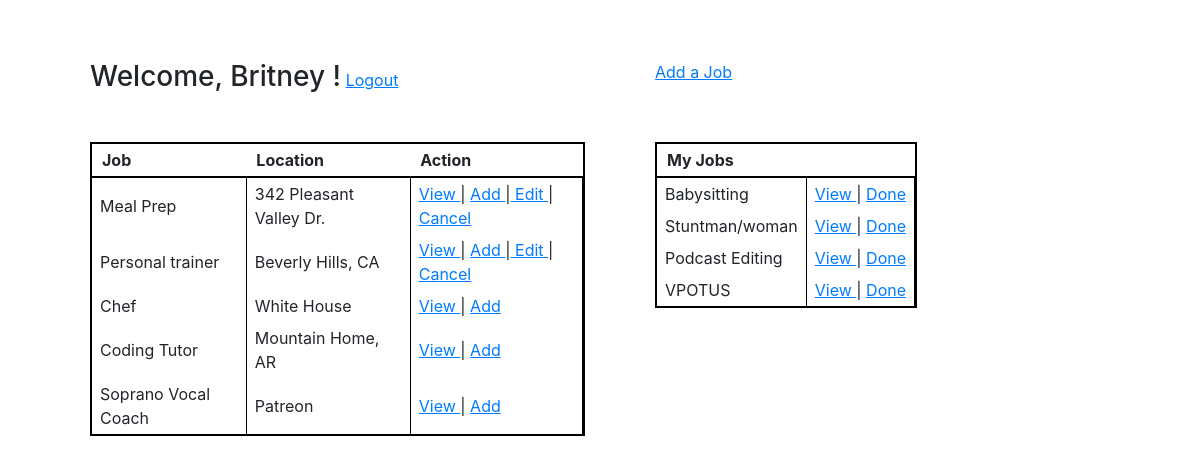
Screenshot of /dashboard (signed in) with the database file from the repository.
### exam_app/models.py (models this page shows)
class User(models.Model):
    first_name = models.CharField(max_length=50)
    last_name = models.CharField(max_length=50)
    email = models.CharField(max_length=100)
    password = models.CharField(max_length=100)
    created_at = models.DateTimeField(auto_now_add=True)
    updated_at = models.DateTimeField(auto_now=True)
    objects = UserManager()

class Job(models.Model):
    title = models.CharField(max_length=50)
    desc = models.TextField()
    location = models.CharField(max_length=100)
    owner = models.ForeignKey(User,related_name='jobs_owned',on_delete=models.CASCADE)
    workers = models.ManyToManyField(User,related_name='jobs_worked')
    created_at = models.DateTimeField(auto_now_add=True)
    updated_at = models.DateTimeField(auto_now=True)
    objects = JobManager()

### exam_app/views.py (the view)
# urls.py: path('dashboard',views.dashboard),
def dashboard(request):
    if 'user_id' not in request.session:
        return redirect('/')
    else:
        some_user = User.objects.get(id=request.session['user_id'])
        context = {
            'some_user': User.objects.get(id=request.session['user_id']),
            'jobs': Job.objects.all(),
            'some_user_jobs': some_user.jobs_worked.all()
        }
        return render(request,'dashboard.html',context)

### exam_app/templates/dashboard.html (shortened to what this page needs)
<!DOCTYPE html>
<html lang="en">
<head>
    <link rel="stylesheet" href="https://stackpath.bootstrapcdn.com/bootstrap/4.4.1/css/bootstrap.min.css">
    {% load static %}
    <link rel='stylesheet' href="{% static 'style.css' %}">
</head>
<body>
    <div class='container-fluid'>
            <div class='row'>
                <div class='col'>
                    <h3>Welcome, {{some_user.first_name}}!</h3>
                    <a class='logout' href='/destroy'>Logout</a>
                </div>
                <div class='col'>
                    <a class='addajob' href='/addJob'>Add a Job</a>
                </div>
            </div>
        <div class='tables'>
            <div class='row'>
                <div class='col'>
                    <table>
                        <thead>
                            <th>Job</th>
                            <th>Location</th>
                            <th>Action</th>
                        </thead>
                        <tbody>
                            {% for job in jobs %}
                            {% if job  not in some_user_jobs%}
                            <tr>
                                <td>{{job.title}}</td>
                                <td>{{job.location}}</td>
                                <td>
                                    <a href='/view/{{job.id}}'>View </a>|
                                    <a href='/addToMyJobs/{{job.id}}'>Add </a>
                                    {% if job.owner.id == some_user.id %}
                                    |<a href='/edit/{{job.id}}'> Edit </a>|
                                    <a href='/cancelJob/{{job.id}}'>Cancel </a>
                                    {% endif %}
                                </td>
                            </tr>
                            {% endif %}
                            {% endfor %}
                        </tbody>
                    </table>
                </div>
                <div class='col'>
                    <table>
                        <thead>
                            <th>My Jobs</th>
                            <th> </th>
                        </thead>
                        <tbody>
                            {% for job in some_user_jobs %}
                            <tr>
                                <td>{{job.title}}</td>
                                <td>
                                    <a href='/view/{{job.id}}'>View </a>|
                                    <a href='/cancelJob/{{job.id}}'>Done </a>
                                </td>
                            </tr>
                            {% endfor %}
                        </tbody>
                    </table>
                </div>
            </div>
        </div>
    </div>
</body>
</html>

### exam_app/static/style.css (style rules this page uses)
.container-fluid { margin: 20px 20px; padding: 20px 50px; }
.col { display: inline-block; vertical-align: top; margin: 20px 20px; }
a { text-decoration: underline; }
table { border: 2px solid black; display: inline-block; vertical-align: top; }
thead { padding: 4px 8px; border-bottom: 2px solid black; }
th { padding: 4px 10px; }
td { padding: 4px 8px; border-right: 1px solid black; }
h3 { display: inline-block; }

### rows the page displays
User: first_name "Britney"
Job: title "Meal Prep", location "342 Pleasant Valley Dr."
Job: title "Personal trainer", location "Beverly Hills, CA"
Job: title "Chef", location "White House"
Job: title "Coding Tutor", location "Mountain Home, AR"
Job: title "Soprano Vocal Coach", location "Patreon"
Job: title "Babysitting"
Job: title "Stuntman/woman"
Job: title "Podcast Editing"
Job: title "VPOTUS"
